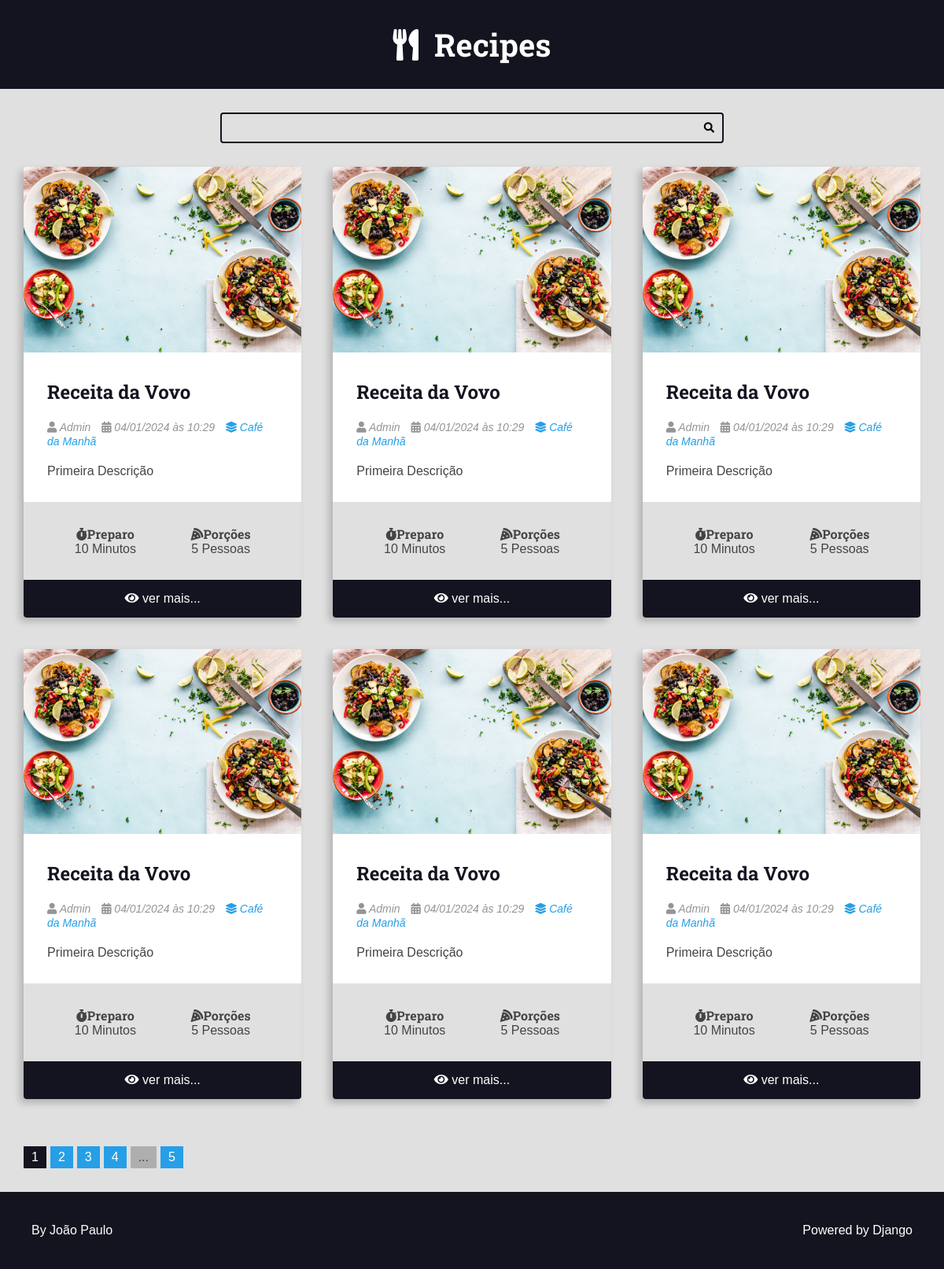
The app's page /, older data.
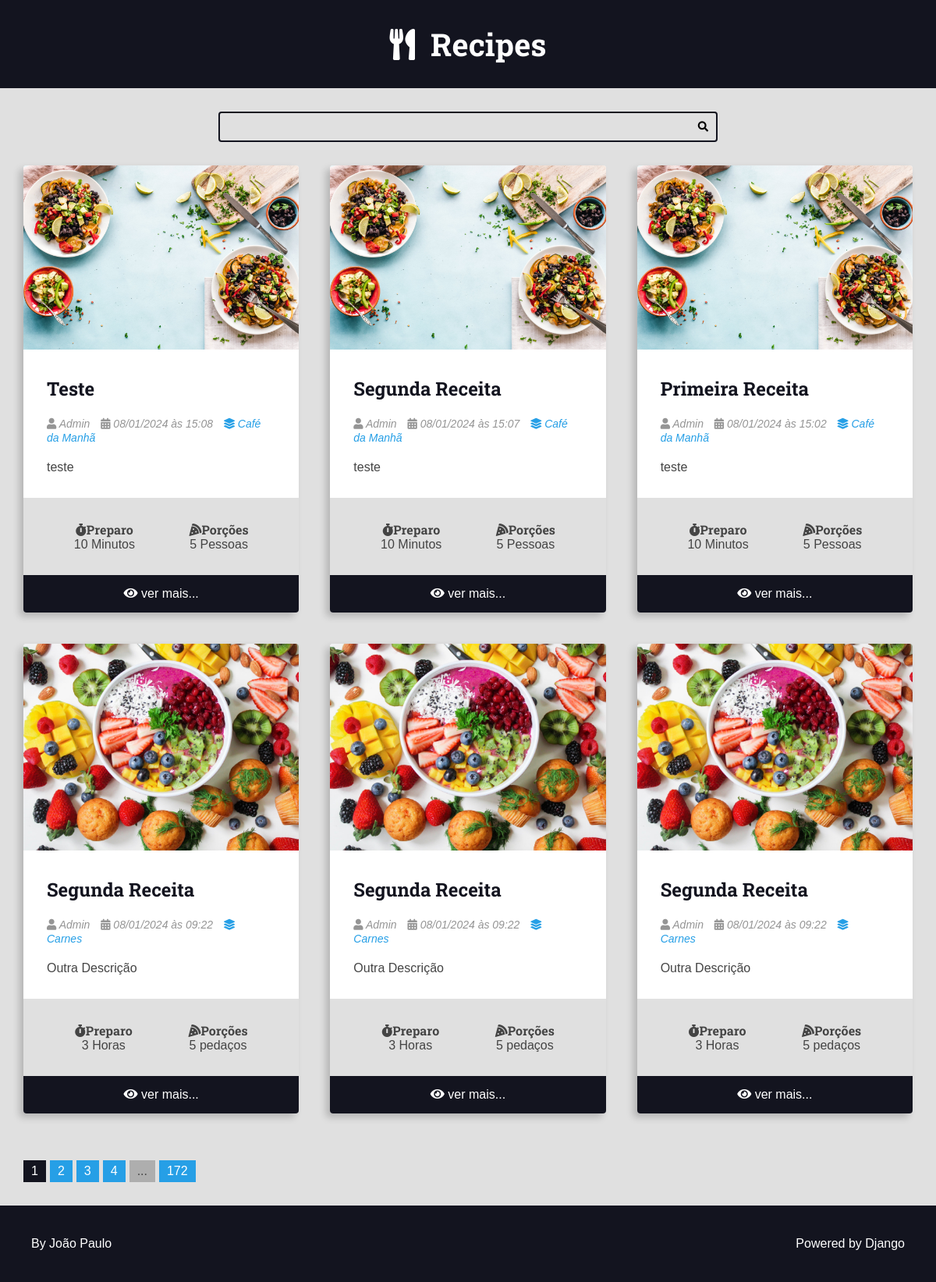
The same page, newer data.
### recipes/models.py (models this page shows, shortened)
class Recipe(models.Model):
    title = models.CharField(max_length=65)
    description = models.CharField(max_length=165)
    slug = models.SlugField(unique=True)
    preparation_time = models.IntegerField()
    preparation_time_unit = models.CharField(max_length=65)
    servings = models.IntegerField()
    servings_unit = models.CharField(max_length=65)
    preparation_steps = models.TextField()
    preparation_steps_is_html = models.BooleanField(default=False)
    created_at = models.DateTimeField(auto_now_add=True)
    update_at = models.DateTimeField(auto_now=True)
    is_published = models.BooleanField(default=False)
    cover = models.ImageField(upload_to='recipes/covers/%Y/%m/%d', blank=True,default='')
    category = models.ForeignKey(Category, on_delete = models.SET_NULL, null=True, blank=True,default=None)
    author = models.ForeignKey(User, on_delete = models.SET_NULL, null=True)

class Category(models.Model):
    name = models.CharField(max_length = 65)

### recipes/views.py (the view)
# urls.py: 2. Add a URL to urlpatterns:  path('', views.home, name='home')
def home(request):
    recipes = Recipe.objects.filter(
        is_published=True,
    ).order_by('-id')
    page_obj, pagination_range = make_pagination(request, recipes, PER_PAGE)
    return render(request, 'recipes/pages/home.html', context={
        'recipes': page_obj,
        'pagination_range': pagination_range
    })

### utils/pagination.py (called while the page is built)
def make_pagination(request,queryset,per_page,qty_pages=4):
    try:
        current_page = int(request.GET.get('page',1))
    except ValueError:
        current_page = 1
    paginator = Paginator(queryset, per_page)
    page_obj = paginator.get_page(current_page)
    pagination_range = make_pagination_range(
        paginator.page_range,
        qty_pages,
        current_page,
    )
    return page_obj, pagination_range

### recipes/templates/recipes/pages/home.html (shortened to what this page needs)
{% extends 'global/base.html' %}
{% block content %}
<div class="main-content main-content-list container">
{% for recipe in recipes %}
    {% include 'recipes/partials/recipe.html' %}
{% empty %}
    <div class="center m-y">
        <h1>No recipes found here 🥲</h1>
    </div>
{% endfor %}
</div>
{% endblock content %}

### recipes/templates/recipes/partials/recipe.html (shortened to what this page needs)
<div class="recipe recipe-list-item">
    {% if recipe.cover %}
        <div class="recipe-cover">
            <a href="{% url 'recipes:recipe' recipe.id %}">
                <img src="{{ recipe.cover.url }}" alt="Temporário">
            </a>
        </div>
    {% endif %}
    <div class="recipe-title-container">
        <h2 class="recipe-title">
            <a href="{% url 'recipes:recipe' recipe.id %}">
        {{ recipe.title }}
            </a>
        </h2>
    </div>
    <div class="recipe-author">
        {% if recipe.author is not None %}
            <span class="recipe-author-item">
                <i class="fas fa-user"></i>
                {% if recipe.author.first_name %}
                    {{ recipe.author.first_name }} {{ recipe.author.last_name }}
                {% else %}
                    {{ recipe.author.username }}
                {% endif %}
            </span>
        {% endif %}
        <span class="recipe-author-item">
            <i class="fas fa-calendar-alt"></i>
            {{ recipe.created_at|date:"d/m/Y" }} às {{ recipe.created_at|date:"H:i" }}
        </span>
        {% if recipe.category is not None %}
            <span class="recipe-author-item">
                <a href="{% url 'recipes:category' recipe.category.id %}">
                    <i class="fas fa-layer-group"></i>
                    <span>{{recipe.category.name}}</span>
                </a>
            </span>
        {% endif %}
    </div>
    <div class="recipe-content">
        <p>{{ recipe.description }}</p>
    </div>
    <div class="recipe-meta-container">
        <div class="recipe-meta recipe-preparation">
            <h3 class="recipe-meta-title"><i class="fas fa-stopwatch"></i>Preparo</h3>
            <div class="recipe-meta-text">
                {{ recipe.preparation_time }} {{ recipe.preparation_time_unit }}
            </div>
        </div>
        <div class="recipe-meta recipe-servings">
            <h3 class="recipe-meta-title"><i class="fas fa-pizza-slice"></i>Porções</h3>
            <div class="recipe-meta-text">
                {{ recipe.servings }} {{ recipe.servings_unit }}
            </div>
        </div>
    </div>
    {% if is_detail_page is not True %}
        <footer class="recipe-footer">
            <a class="recipe-read-more button button-dark button-full-width" href="{% url 'recipes:recipe' recipe.id %}">
                <i class="fas fa-eye"></i>
                <span>ver mais...</span>
            </a>
        </footer>
    {% endif %}
</div>

Row changes from the older to the newer data that the page shows:
no longer on this page (row unchanged): Recipe: cover (picture), title "Receita da Vovo", author.first_name "Admin", created_at "04/01/2024", created_at "10:29", category.name "Café da Manhã", description "Primeira Descrição", preparation_time "10", preparation_time_unit "Minutos", servings "5", servings_unit "Pessoas"
no longer on this page (row unchanged): Recipe: cover (picture), title "Receita da Vovo", author.first_name "Admin", created_at "04/01/2024", created_at "10:29", category.name "Café da Manhã", description "Primeira Descrição", preparation_time "10", preparation_time_unit "Minutos", servings "5", servings_unit "Pessoas"
no longer on this page (row unchanged): Recipe: cover (picture), title "Receita da Vovo", author.first_name "Admin", created_at "04/01/2024", created_at "10:29", category.name "Café da Manhã", description "Primeira Descrição", preparation_time "10", preparation_time_unit "Minutos", servings "5", servings_unit "Pessoas"
no longer on this page (row unchanged): Recipe: cover (picture), title "Receita da Vovo", author.first_name "Admin", created_at "04/01/2024", created_at "10:29", category.name "Café da Manhã", description "Primeira Descrição", preparation_time "10", preparation_time_unit "Minutos", servings "5", servings_unit "Pessoas"
no longer on this page (row unchanged): Recipe: cover (picture), title "Receita da Vovo", author.first_name "Admin", created_at "04/01/2024", created_at "10:29", category.name "Café da Manhã", description "Primeira Descrição", preparation_time "10", preparation_time_unit "Minutos", servings "5", servings_unit "Pessoas"
no longer on this page (row unchanged): Recipe: cover (picture), title "Receita da Vovo", author.first_name "Admin", created_at "04/01/2024", created_at "10:29", category.name "Café da Manhã", description "Primeira Descrição", preparation_time "10", preparation_time_unit "Minutos", servings "5", servings_unit "Pessoas"
added Recipe: cover (picture), title "Teste", author.first_name "Admin", created_at "08/01/2024", created_at "15:08", category.name "Café da Manhã", description "teste", preparation_time "10", preparation_time_unit "Minutos", servings "5", servings_unit "Pessoas"
added Recipe: cover (picture), title "Segunda Receita", author.first_name "Admin", created_at "08/01/2024", created_at "15:07", category.name "Café da Manhã", description "teste", preparation_time "10", preparation_time_unit "Minutos", servings "5", servings_unit "Pessoas"
added Recipe: cover (picture), title "Primeira Receita", author.first_name "Admin", created_at "08/01/2024", created_at "15:02", category.name "Café da Manhã", description "teste", preparation_time "10", preparation_time_unit "Minutos", servings "5", servings_unit "Pessoas"
added Recipe: cover (picture), title "Segunda Receita", author.first_name "Admin", created_at "08/01/2024", created_at "09:22", category.name "Carnes", description "Outra Descrição", preparation_time "3", preparation_time_unit "Horas", servings "5", servings_unit "pedaços"
added Recipe: cover (picture), title "Segunda Receita", author.first_name "Admin", created_at "08/01/2024", created_at "09:22", category.name "Carnes", description "Outra Descrição", preparation_time "3", preparation_time_unit "Horas", servings "5", servings_unit "pedaços"
added Recipe: cover (picture), title "Segunda Receita", author.first_name "Admin", created_at "08/01/2024", created_at "09:22", category.name "Carnes", description "Outra Descrição", preparation_time "3", preparation_time_unit "Horas", servings "5", servings_unit "pedaços"
Text that changed along with them:
{{ pagination_range.total_pages }}: "5" → "172"
